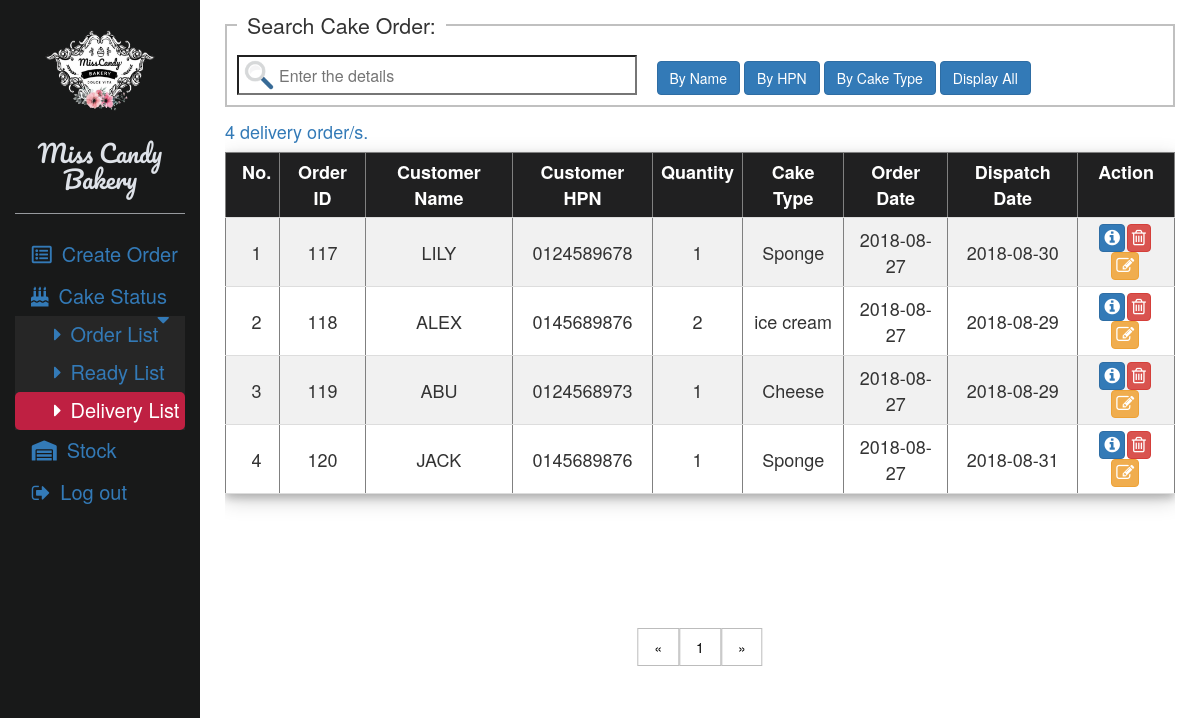
The app's page /order/test.php (signed in) with its own data.
### tables this page shows
CREATE TABLE IF NOT EXISTS `product_order` (
  `cust_ID` int(11) NOT NULL AUTO_INCREMENT,
  `cust_Name` text NOT NULL,
  `cust_HPN` text NOT NULL,
  `quantity` int(11) NOT NULL,
  `type` text NOT NULL,
  `flavour` text NOT NULL,
  `filling` text NOT NULL,
  `shape` text NOT NULL,
  `size` text NOT NULL,
  `board` text NOT NULL,
  `price` double NOT NULL,
  `orderDate` date NOT NULL,
  `dispatchDate` date NOT NULL,
  `dispatchTime` text NOT NULL,
  `dispatchDay` text NOT NULL,
  `dispatchPlace` text NOT NULL,
  `remark` text NOT NULL,
  `status` text NOT NULL,
  PRIMARY KEY (`cust_ID`)
);

### order/test.php (the view, shortened to what this page needs)
?><?php
include "../bakery_function.php";
?>
<link rel="stylesheet" href="../lib/w3.css">
<link rel="stylesheet" href="../lib/CSS.css">
<link rel="stylesheet" href="../lib/boot3.css">
<link rel="stylesheet" href="https://use.fontawesome.com/releases/v5.2.0/css/all.css">
<link rel="stylesheet" href="https://cdnjs.cloudflare.com/ajax/libs/font-awesome/4.7.0/css/font-awesome.min.css">
<?php
bakeryHeader();
?>
<div class="container-fluid">
	<div class="row content">
		<div class="col-sm-2 sidenav">
			<center><img src="../company logo/png logo.png" alt="Miss Candy Bakery" style="width:140px;height:100px;margin-top:20px;margin-bottom:10px;"></center>
			<h4 class="one">Miss Candy Bakery</h4><hr class="one">
			<ul class="menu">
				<li class="xactive"><a class="one" href="createOrder.php"><?php spacing(3);?><i class="far fa-list-alt" aria-hidden="true" style="margin-right:10px"></i>Create Order</a></li>
			</ul>
			<button class="dropdown-btn"><i class="fas fa-birthday-cake" aria-hidden="true" style="margin-right:10px"></i>Cake Status<i class="fa fa-caret-down"></i>
			</button>
			<div class="dropdown-container">
			<ul class="drop">
			<li class="xactive"><a class="one" href="viewOrder.php"><?php spacing(7);?><i class="fas fa-caret-right" aria-hidden="true" style="margin-right:10px"></i>Order List</a></li>
			<li class="xactive"><a class="one" href="doneOrder.php"><?php spacing(7);?><i class="fas fa-caret-right" aria-hidden="true" style="margin-right:10px"></i>Ready List</a></li>
			<li class="active"><a class="one" href="deliveryOrder.php?page=1"><?php spacing(7);?><i class="fas fa-caret-right" aria-hidden="true" style="margin-right:10px"></i>Delivery List</a></li>
			</ul>
			</div>
			<ul class="menu">
				<li class="xactive"><a class="one" href="../stock/display_stock.php"><?php spacing(3);?><i class="fas fa-warehouse" aria-hidden="true" style="margin-right:10px"></i>Stock</a></li>
				<li class="xactive"><a class="one" href="../login/logout.php"><?php spacing(3);?><i class="fa fa-sign-out" aria-hidden="true" style="margin-right:10px"></i>Log out</a></li>
			</ul>
		</div>
		<div class="col-sm-10">
			<?php
			echo '<div class="one">';
			displaySearchPanel();
				$searchKey=$_GET['searchValue'];
				$recordPerPage=10;
				displayAll($searchKey);
				$con=mysqli_connect("localhost","web2","web2","bakery_system");
				$sql = "SELECT COUNT(cust_ID) as noOfRecord FROM product_order WHERE cust_Name LIKE '".$searchKey."%' AND status='deliver'";
				$rs_result = mysqli_query($con,$sql);
				$row = mysqli_fetch_assoc($rs_result);
				$total_records = $row['noOfRecord'];
				$total_pages=ceil($total_records/$recordPerPage);
				echo '<div class="pagination">';
				$LcurrentPage= $RcurrentPage= $thisPage= $_GET['page'];
				$link=5;
				if($thisPage>$link)
					$start= $thisPage-$link;
				else
					$start=1;
				if($thisPage<$link+1)
					$end=$link+1;
				else
					$end= $thisPage+$link;
				$last= $total_pages;
				if($end>$last)
					$end=$last;
				if($LcurrentPage==1)
					$LcurrentPage=1;
				else
					$LcurrentPage-=1;
				if($RcurrentPage==$total_pages)
					$RcurrentPage=$total_pages;
				else
					$RcurrentPage+=1;
				if($thisPage==1)
					echo "<a class='disable'>&laquo;</a>";
				else
					echo "<a href='test.php?searchValue=".$searchKey."&page=".$LcurrentPage."'>&laquo;</a>";
				for ($i=$start; $i<=$end; $i++) {
					$active="";
					echo "<a $active href='test.php?searchValue=".$searchKey."&page=".$start."'>".$start."</a>";
					$start++;
				}
				if($thisPage==$last)
					echo "<a class='disable'>&raquo;</a>";
				else
					echo "<a href='test.php?searchValue=".$searchKey."&page=".$RcurrentPage."'>&raquo;</a>";
				echo '</div>';
			echo '</div>';
			?>
		</div>
	</div>
</div>
<?php
function displaySearchPanel(){
	echo '<form action="test.php?page=1" method="post">';
	echo '<div class="form-group">';
	echo '<fieldset style="margin-top:10px;border:2px solid silver;padding:10px;"><legend style="font-size:16pt;margin-bottom:5;padding-left:10px;padding-right:10px;">Search Cake Order:</legend>';
	echo '<input type="text" name="searchValue" placeholder="Enter the details" id="iconSearch" class="InputSearch">';spacing(5);
	echo '<input type="submit" class="btn btn-primary" name="searchByName" value="By Name">';spacing(1);
	echo '<input type="submit" class="btn btn-primary" name="searchByHPN" value="By HPN">';spacing(1);
	echo '<input type="submit" class="btn btn-primary" name="searchByType" value="By Cake Type">';spacing(1);
	echo '<input type="submit" class="btn btn-primary" name="displayAll" value="Display All">';
	echo '</fieldset>';
	echo '</div>';
	echo '</form>';
}
function displayAll($searchKey){
	$recordPerPage=10;
	if(isSet($_GET['page'])){
		$page= $_GET['page'];
	}
	else{
		$page=1;
	}
	$start_from=($page-1)*$recordPerPage;
	$con=mysqli_connect("localhost","web2","web2","bakery_system");
	$sql="SELECT * from product_order WHERE cust_Name LIKE '".$searchKey."%' AND status='deliver' ORDER BY cust_ID ASC LIMIT $start_from, $recordPerPage";
	$qry = mysqli_query($con,$sql);
	$totalOrder= searchOrderByName($searchKey,"deliver");
	$numOrder= mysqli_num_rows($totalOrder);
	echo '<div class="second">';
	if($numOrder>0){
		if($numOrder>10)
			echo '<h4 style="margin-top:0;color:#337AB7;">Page '.$page.' of '.$numOrder.' delivery order/s.</h4>';
		else
			echo '<h4 style="margin-top:0;color:#337AB7;">'.$numOrder.' delivery order/s.</h4>';
		echo '<table border=1 cellspacing=0 cellpadding=10 style="background-color:white;width:100%;" class="w3-table w3-bordered w3-striped w3-large w3-hoverable w3-card-4">';
		echo '<tr style="background-color:#202021;color:white;">';
		echo '<th style="text-align:center">No.</th>';
		echo '<th style="text-align:center">Order ID</th>';
		echo '<th style="text-align:center">Customer Name</th>';
		echo '<th style="text-align:center">Customer HPN</th>';
		echo '<th style="text-align:center">Quantity</th>';
		echo '<th style="text-align:center">Cake Type</th>';
		echo '<th style="text-align:center">Order Date</th>';
		echo '<th style="text-align:center">Dispatch Date</th>';
		echo '<th style="text-align:center">Action</th>';
		echo '</tr>';
		$count=(($page-1)*$recordPerPage)+1;
		while($row= mysqli_fetch_assoc($qry)){
			echo '<tr class="w3-hover-text-blue">';
				echo '<td style="text-align:center;vertical-align:middle;">'.$count.'</td>';
				echo '<td style="text-align:center;vertical-align:middle;">'.$row['cust_ID'].'</td>';
				echo '<td style="text-align:center;vertical-align:middle;">'.$row['cust_Name'].'</td>';
				echo '<td style="text-align:center;vertical-align:middle;">'.$row['cust_HPN'].'</td>';
				echo '<td style="text-align:center;vertical-align:middle;">'.$row['quantity'].'</td>';
				echo '<td style="text-align:center;vertical-align:middle;">'.$row['type'].'</td>';
				echo '<td style="text-align:center;vertical-align:middle;">'.$row['orderDate'].'</td>';
				echo '<td style="text-align:center;vertical-align:middle;">'.$row['dispatchDate'].'</td>';
				echo '<td style="text-align:center;vertical-align:middle;">';
					echo '<form action="customerDetail.php" method="post" style="display:inline">';
						echo '<button type="submit" title="Details" name="orderDetail" style="margin-right:2;padding:4;" class="btn btn-primary fa fa-info-circle" aria-hidden="true">';
					echo '</form>';
				?>
					<button type="submit" onclick="confirmDelete(<?php echo $row['cust_ID']; ?>)" title="Delete" name="deleteOrder" style="margin-right:2;padding:4;" class="btn btn-danger fa fa-trash-o" aria-hidden="true">
					<?php
					echo '<form action="updateCustDetail.php" method="post" style="display:inline">';
						echo '<button type="submit" title="Edit" name="updateOrder" style="margin-right:2;padding:4;" class="btn btn-warning fa fa-pencil-square-o" aria-hidden="true">';
					echo '</form>';
				echo '</td>';
			echo '</tr>';
			$count++;
		}
		echo '</table>';
	}
	echo '</div>';
}
				echo "<input type='hidden' name='IDtoDelete' value='$custID'>";?>

### bakery_function.php (shortened to what this page needs)
<?php
function bakeryHeader(){
	echo '<head>';
echo '</head>';
}
function searchOrderByName($name,$status){
	$con=mysqli_connect("localhost","web2","web2","bakery_system");
	if(!$con){
		echo 'failed to connect: '.mysqli_connect_error();
		exit;
	}
	else{
		if($status==1){
			$statusPage="pending";
		$sql="SELECT * from product_order WHERE cust_Name LIKE '".$name."%' AND status='".$statusPage."' ORDER BY cust_ID ASC";
		$qry= mysqli_query($con,$sql);
		return $qry;
		}
		else if($status==2){
			$statusPage="done";
			$sql="SELECT * from product_order WHERE cust_Name LIKE '".$name."%' AND status='".$statusPage."' ORDER BY cust_ID ASC";
			$qry= mysqli_query($con,$sql);
			return $qry;
		}
		else{
			$statusPage="deliver";
			$sql="SELECT * from product_order WHERE cust_Name LIKE '".$name."%' AND status='".$statusPage."' ORDER BY cust_ID ASC";
			$qry= mysqli_query($con,$sql);
			return $qry;
		}
	}
}
?>

### order/test.php (style rules this page uses)
.dropdown-container { display: block; background-color: #262626; }
div.one { background-color:white; padding:10px; padding-top:0px; padding-bottom:20px; margin-top:10; border-radius:5px; min-height:680px; }
div.second { background-color:white; overflow-x:auto; height:470px; }
.pagination { display: flex; justify-content:center; margin-bottom:0; position:absolute; bottom:5; left:50%; transform: translate(-50%,-50%); }
.pagination a { color: black; float: left; padding: 8px 16px; text-decoration: none; transition: background-color .3s; border: 1px solid #bcbcbc; }

### records on screen
product_order: cust_ID "117", cust_Name "LILY", cust_HPN "0124589678", quantity "1", type "Sponge", orderDate "2018-08-27", dispatchDate "2018-08-30"
product_order: cust_ID "118", cust_Name "ALEX", cust_HPN "0145689876", quantity "2", type "ice cream", orderDate "2018-08-27", dispatchDate "2018-08-29"
product_order: cust_ID "119", cust_Name "ABU", cust_HPN "0124568973", quantity "1", type "Cheese", orderDate "2018-08-27", dispatchDate "2018-08-29"
product_order: cust_ID "120", cust_Name "JACK", cust_HPN "0145689876", quantity "1", type "Sponge", orderDate "2018-08-27", dispatchDate "2018-08-31"

### other values on screen
$numOrder "4"
